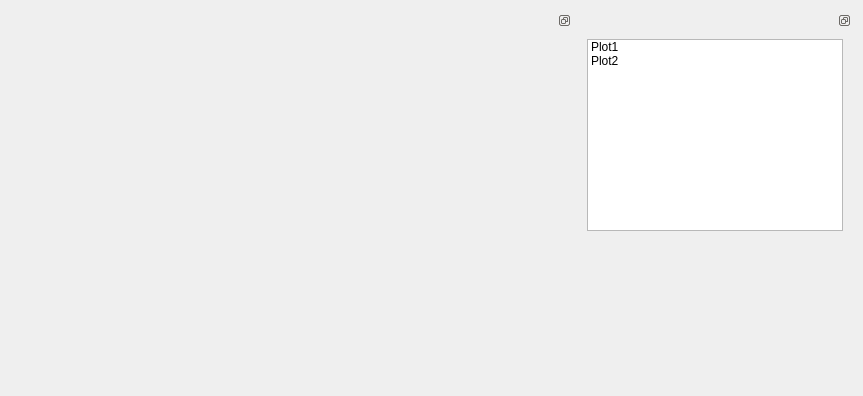
<?xml version="1.0" encoding="UTF-8"?>
<ui version="4.0">
 <class>WScope</class>
 <widget class="QWidget" name="WScope">
  <property name="geometry">
   <rect>
    <x>0</x>
    <y>0</y>
    <width>863</width>
    <height>396</height>
   </rect>
  </property>
  <property name="windowTitle">
   <string>Scope</string>
  </property>
  <layout class="QHBoxLayout" name="horizontalLayout">
   <item>
    <widget class="QDockWidget" name="dockPlot">
     <property name="sizePolicy">
      <sizepolicy hsizetype="Preferred" vsizetype="Preferred">
       <horstretch>1</horstretch>
       <verstretch>0</verstretch>
      </sizepolicy>
     </property>
     <property name="features">
      <set>QDockWidget::DockWidgetFloatable|QDockWidget::DockWidgetMovable</set>
     </property>
     <property name="allowedAreas">
      <set>Qt::LeftDockWidgetArea</set>
     </property>
     <widget class="QCustomPlot" name="qplot">
      <property name="minimumSize">
       <size>
        <width>200</width>
        <height>0</height>
       </size>
      </property>
     </widget>
    </widget>
   </item>
   <item>
    <widget class="QDockWidget" name="dockControls">
     <property name="features">
      <set>QDockWidget::DockWidgetFloatable|QDockWidget::DockWidgetMovable</set>
     </property>
     <property name="allowedAreas">
      <set>Qt::RightDockWidgetArea</set>
     </property>
     <widget class="QWidget" name="dockWidgetContents_2">
      <property name="minimumSize">
       <size>
        <width>200</width>
        <height>0</height>
       </size>
      </property>
      <layout class="QVBoxLayout" name="verticalLayout_3">
       <item>
        <widget class="QListWidget" name="listPlot">
         <item>
          <property name="text">
           <string>Plot1</string>
          </property>
         </item>
         <item>
          <property name="text">
           <string>Plot2</string>
          </property>
         </item>
        </widget>
       </item>
       <item>
        <spacer name="verticalSpacer">
         <property name="orientation">
          <enum>Qt::Vertical</enum>
         </property>
         <property name="sizeHint" stdset="0">
          <size>
           <width>20</width>
           <height>40</height>
          </size>
         </property>
        </spacer>
       </item>
      </layout>
     </widget>
    </widget>
   </item>
  </layout>
 </widget>
 <customwidgets>
  <customwidget>
   <class>QCustomPlot</class>
   <extends>QWidget</extends>
   <header location="global">qcustomplot.h</header>
   <container>1</container>
  </customwidget>
 </customwidgets>
 <resources/>
 <connections/>
</ui>
